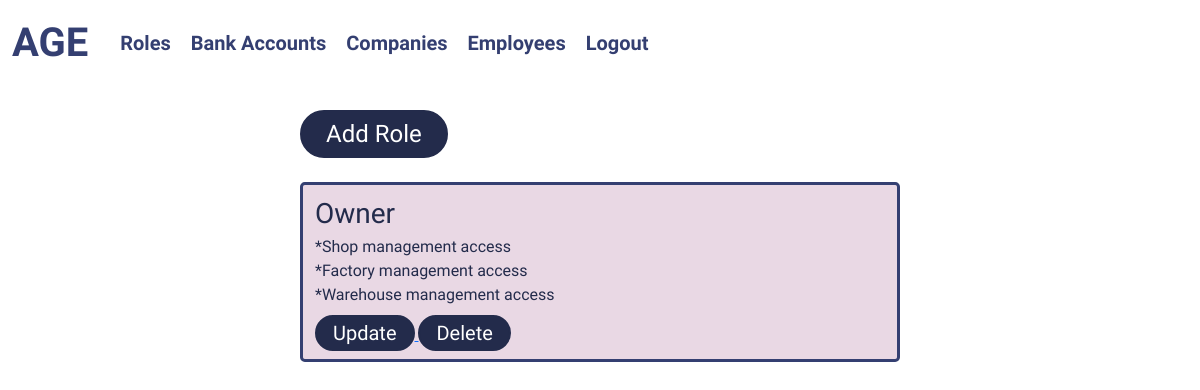
Page /roles/ (signed in) on the committed database.
### role/models.py (models this page shows)
class Role(models.Model):
    role = models.CharField(max_length=255, unique=True)
    access_to_shop_management = models.BooleanField()
    access_to_factory_management = models.BooleanField()
    access_to_warehouse_management = models.BooleanField()

### role/views.py (the view)
# urls.py: path("", views.roles_view, name="roles"),
def roles_view(request):
    page_title = "Roles"
    if not request.user.is_superuser:
        return redirect("home")
    roles = Role.objects.all()
    context = {"page_title": page_title, "roles": roles}
    return render(request, "roles.html", context)

### role/templates/roles.html
{% extends "layout.html" %} {% block content %}
<div class="col-lg-6 col-md-9 col-11 mx-auto">
	<a href="{% url 'add_role' %}">
		<button class="mt-4 px-4 py-1 rounded-pill fs-4">Add Role</button>
	</a>
	{% for role in roles %}
	<div class="container mt-4 py-2 rounded-3">
		<p class="m-0 fs-3">{{role.role}}</p>
		{% if role.access_to_shop_management %}
		<p class="m-0 fs-6">*Shop management access</p>
		{% endif %}
		{% if role.access_to_factory_management %}
		<p class="m-0 fs-6">*Factory management access</p>
		{% endif %}
		{% if role.access_to_warehouse_management %}
		<p class="m-0 mb-2 fs-6">*Warehouse management access</p>
		{% endif %}
		<a href="{% url 'update_role' role.id %}">
			<button class="px-3 rounded-pill fs-5">Update</button>
		</a>
		<a href="{% url 'delete_role' role.id %}">
			<button class="px-3 rounded-pill fs-5">Delete</button>
		</a>
	</div>
	{% endfor %}
</div>
{% endblock content %}

### static/styles/style.css (style rules this page uses)
body { font-family: "Neuton", serif; }
.container { background-color: #e9d8e4; border: #343f71 solid 3px; color: #232b4b; }
button { color: white; background-color: #232b4b; border: #232b4b solid 2px; }

### rows in the picture
Role: role "Owner", access_to_shop_management "*Shop management access", access_to_factory_management "*Factory management access", access_to_warehouse_management "*Warehouse management access"
